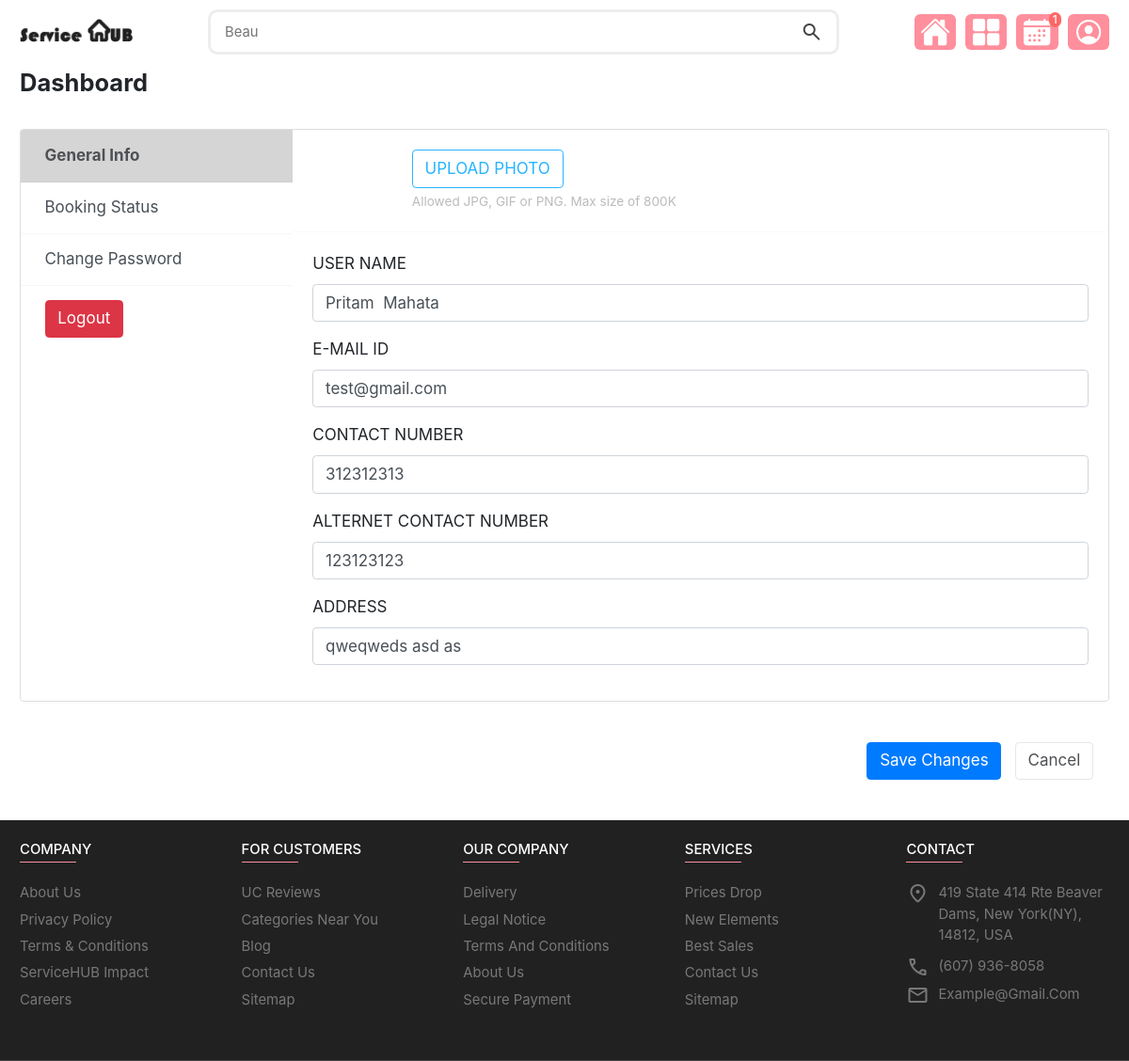
The page /profile.php (signed in) on the database its author committed.
### tables this page shows
CREATE TABLE `users` (
  `uid` int(11) NOT NULL,
  `fname` varchar(255) NOT NULL,
  `mname` varchar(255) DEFAULT NULL,
  `lname` varchar(255) NOT NULL,
  `email` varchar(255) NOT NULL,
  `password` varchar(255) NOT NULL,
  `con_num` bigint(20) NOT NULL,
  `alt_num` bigint(20) DEFAULT NULL,
  `address` varchar(255) NOT NULL,
  `isverified` int(10) NOT NULL DEFAULT 0,
  `is_deleted` tinyint(1) DEFAULT 0,
  `ucreate` timestamp NOT NULL DEFAULT current_timestamp() ON UPDATE current_timestamp(),
  `v_code` varchar(255) NOT NULL
);

### profile.php (the view, shortened to what this page needs)
<?php
include('./env/config.php');
$emailID = isset($_SESSION['email']) ? $_SESSION['email'] : null;
if ($emailID) {
    $stmt = $conn->prepare("SELECT * FROM users WHERE email = ?");
    $stmt->bind_param("s", $emailID);
    if ($stmt->execute()) {
        $p_result = $stmt->get_result();
        if ($p_result->num_rows > 0) {
            $p_row = $p_result->fetch_assoc();
        } else {
            echo "Unauthorized access";
            header("Location: login.php");
        }
    } else {
        echo "Error executing query: " . $stmt->error;
    }
} else {
    echo "Unauthorized access";
    header("Location: login.php");
}
?>
<!DOCTYPE html>
<html lang="en">
<head>
    <link href="https://cdn.jsdelivr.net/npm/bootstrap@4.5.0/dist/css/bootstrap.min.css" rel="stylesheet">
    <link rel="stylesheet" href="./assets/css/style-prefix.css">
    <link rel="stylesheet" href="./assets/css/index.css">
    <link rel="stylesheet" href="./assets/css/relog.css">
    <link rel="stylesheet" href="./assets/css/profile.css">
</head>
<body>
    <?php
    require_once('./assets/components/header.php');
    ?>
    <div class="container light-style flex-grow-1 container-p-y">
        <h4 class="font-weight-bold py-1 mb-1"> Dashboard </h4> <br>
        <div class="card overflow-hidden">
            <div class="row no-gutters row-bordered row-border-light">
                <div class="col-md-3 pt-0">
                    <div class="list-group list-group-flush account-settings-links">
                        <a class="list-group-item list-group-item-action active" data-toggle="list" href="#account-general">General Info</a>
                        <a class="list-group-item list-group-item-action" data-toggle="list" href="#account-connections">Booking Status</a>
                        <a class="list-group-item list-group-item-action" data-toggle="list" href="#account-change-password">Change Password</a>
                        <a class="list-group-item list-group-item-action">
                            <button type="button" class="btn btn-danger" onclick="window.location = './assets/components/logout.php'">Logout</button>
                        </a>
                    </div>
                </div>
                <div class="col-md-9">
                    <div class="tab-content">
                        <div class="tab-pane fade active show" id="account-general">
                            <div class="card-body media align-items-center">
                                <div class="media-body ml-4">
                                    <label class="btn btn-outline-primary"> UPLOAD PHOTO <input type="file" class="account-settings-fileinput">
                                    </label>
                                    <div class="text-light small mt-1">Allowed JPG, GIF or PNG. Max size of 800K</div>
                                </div>
                            </div>
                            <hr class="border-light m-0">
                            <div class="card-body">
                                <div class="form-group">
                                    <label class="form-label">USER NAME</label>
                                    <input type="text" class="form-control mb-1" value="<?php echo $p_row['fname'] . " " . $p_row['mname'] . " " . $p_row['lname'] ?>">
                                </div>
                                <div class="form-group">
                                    <label class="form-label">E-MAIL ID</label>
                                    <input type="text" class="form-control mb-1" value="<?php echo $p_row['email'] ?>">
                                </div>
                                <div class="form-group">
                                    <label class="form-label">CONTACT NUMBER</label>
                                    <input type="number" class="form-control" value="<?php echo $p_row['con_num'] ?>">
                                </div>
                                <div class="form-group">
                                    <label class="form-label">ALTERNET CONTACT NUMBER</label>
                                    <input type="number" class="form-control" value="<?php echo $p_row['alt_num'] ?>">
                                </div>
                                <div class="form-group">
                                    <label class="form-label">ADDRESS</label>
                                    <input type="text" class="form-control" value="<?php echo $p_row['address'] ?>">
                                </div>
                            </div>
                        </div>
                    </div>
                </div>
            </div>
        </div>
        <br> <div class="text-right m-3">
            <button type="button" class="btn btn-primary">Save Changes</button>
            <button type="button" class="btn btn-default">Cancel</button>
        </div> <br>
    </div>
    <?php
    require_once('./assets/components/footer.php');
    ?>
</body>
</html>

### assets/css/style-prefix.css (style rules this page uses)
:root { --spanish-gray: hsl(0, 0%, 60%); --sonic-silver: hsl(0, 0%, 47%); --eerie-black: hsl(0, 0%, 13%); --salmon-pink: hsl(353, 100%, 78%); --sandy-brown: hsl(29, 90%, 65%); --bittersweet: hsl(0, 100%, 70%); --ocean-green: hsl(152, 51%, 52%); --davys-gray: hsl(0, 0%, 33%); --cultured: hsl(0, 0%, 93%); --border-color: hsl(0, 0%, 93%); --white: hsl(0, 100%, 100%); --onyx: hsl(0, 0%, 27%); --fs-1: 1.563rem; --fs-2: 1.375rem; --fs-3: 1.25rem; --fs-4: 1.125rem; --fs-5: 1rem; --fs-6: 0.938rem; --fs-7: 0.875rem; --fs-8: 0.813rem; --fs-9: 0.75rem; --fs-10: 0.688rem; --fs-11: 0.625rem; --weight-300: 300; --weight-400: 400; --weight-500: 500; --weight-600: 600; --weight-700: 700; --border-radius-md: 10px; --border-radius-sm: 5px; --transition-timing: 0.2s ease; --test: hsl(0deg 0% 100% / 62%); --banner-content-color: rgb(241 241 241 / 49%); }
*, * ::before, *::after { margin: 0; padding: 0; -webkit-box-sizing: border-box; box-sizing: border-box; user-select: none; }
a { text-decoration: none; }
button { background: none; font: inherit; border: none; cursor: pointer; }
html { font-family: "Poppins", sans-serif; -ms-scroll-chaining: none; overscroll-behavior: contain; }
input { display: block; width: 100%; font: inherit; }
input::placeholder { font: inherit; }
body { background: var(--white); }
.container { padding: 0 15px; }
@media (min-width: 480px) { :root { --fs-1: 1.875rem; } }
@media (min-width: 768px) { :root { --fs-1: 2.375rem; } }
@media (min-width: 768px) { html { font-size: 17px; } }
@media (min-width: 768px) { .container { max-width: 750px; margin: auto; } }
@media (min-width: 1024px) { :root { --fs-1: 2.625rem; --fs-2: 1.125rem; } }
@media (min-width: 1024px) { .container { max-width: 980px; } }
@media (min-width: 1200px) { .container { max-width: 99%; } }

### assets/css/profile.css (style rules this page uses)
.btn-default { border-color: rgba(24, 28, 33, 0.1); background: rgba(0, 0, 0, 0); color: #4e5155; }
label.btn { margin-bottom: 0; }
.btn-outline-primary { border-color: #26b4ff; background: transparent; color: #26b4ff; }
.btn { cursor: pointer; }
.text-light { color: #babbbc !important; }
.card { background-clip: padding-box; box-shadow: 0 1px 4px rgba(24, 28, 33, 0.012); }
.row-bordered { overflow: hidden; }
.account-settings-links .list-group-item.active { font-weight: bold !important; }
html:not(.dark-style) .account-settings-links .list-group-item.active { background: #31313133 !important }
.light-style .account-settings-links .list-group-item { padding: 0.85rem 1.5rem; border-color: rgba(24, 28, 33, 0.03) !important; }
.light-style .account-settings-links .list-group-item.active { color: #4e5155 !important; }

### rows shown on the page
users: fname+lname "Pritam Mahata", email "test@gmail.com", con_num "312312313", alt_num "123123123", address "qweqweds asd as"

### other values the page prints
mysqli_num_rows($result) "1"
